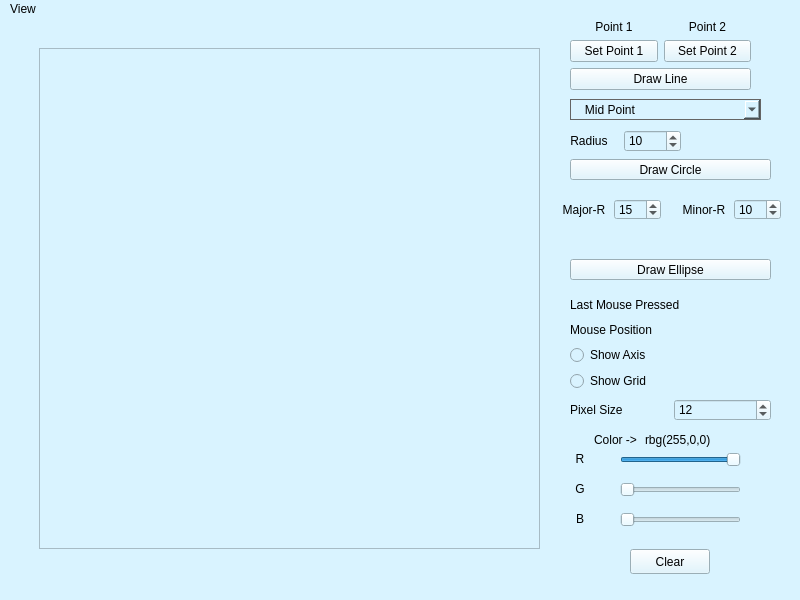
<?xml version="1.0" encoding="UTF-8"?>
<ui version="4.0">
 <class>MainWindow</class>
 <widget class="QMainWindow" name="MainWindow">
  <property name="geometry">
   <rect>
    <x>0</x>
    <y>0</y>
    <width>800</width>
    <height>600</height>
   </rect>
  </property>
  <property name="windowTitle">
   <string>MainWindow</string>
  </property>
  <property name="styleSheet">
   <string notr="true">background-color: rgb(217, 243, 255);</string>
  </property>
  <widget class="QWidget" name="centralwidget">
   <widget class="frame_widget" name="frame">
    <property name="geometry">
     <rect>
      <x>39</x>
      <y>29</y>
      <width>501</width>
      <height>501</height>
     </rect>
    </property>
    <property name="frameShape">
     <enum>QFrame::StyledPanel</enum>
    </property>
    <property name="frameShadow">
     <enum>QFrame::Raised</enum>
    </property>
   </widget>
   <widget class="QWidget" name="layoutWidget">
    <property name="geometry">
     <rect>
      <x>570</x>
      <y>300</y>
      <width>201</width>
      <height>21</height>
     </rect>
    </property>
    <layout class="QHBoxLayout" name="horizontalLayout_2">
     <item>
      <widget class="QLabel" name="label_6">
       <property name="text">
        <string>Mouse Position</string>
       </property>
      </widget>
     </item>
     <item>
      <widget class="QLabel" name="coord">
       <property name="text">
        <string/>
       </property>
      </widget>
     </item>
    </layout>
   </widget>
   <widget class="QWidget" name="layoutWidget">
    <property name="geometry">
     <rect>
      <x>570</x>
      <y>324</y>
      <width>201</width>
      <height>81</height>
     </rect>
    </property>
    <layout class="QVBoxLayout" name="verticalLayout_2">
     <item>
      <layout class="QVBoxLayout" name="verticalLayout">
       <item>
        <widget class="QRadioButton" name="radioButton">
         <property name="text">
          <string>Show Axis</string>
         </property>
         <property name="autoExclusive">
          <bool>false</bool>
         </property>
        </widget>
       </item>
       <item>
        <widget class="QRadioButton" name="radioButton_2">
         <property name="text">
          <string>Show Grid</string>
         </property>
         <property name="autoExclusive">
          <bool>false</bool>
         </property>
        </widget>
       </item>
      </layout>
     </item>
     <item>
      <layout class="QHBoxLayout" name="horizontalLayout_3">
       <item>
        <widget class="QLabel" name="label">
         <property name="text">
          <string>Pixel Size</string>
         </property>
        </widget>
       </item>
       <item>
        <widget class="QSpinBox" name="spinBox">
         <property name="maximum">
          <number>150</number>
         </property>
         <property name="value">
          <number>12</number>
         </property>
        </widget>
       </item>
      </layout>
     </item>
    </layout>
   </widget>
   <widget class="QWidget" name="layoutWidget">
    <property name="geometry">
     <rect>
      <x>570</x>
      <y>0</y>
      <width>181</width>
      <height>71</height>
     </rect>
    </property>
    <layout class="QVBoxLayout" name="verticalLayout_6">
     <item>
      <layout class="QVBoxLayout" name="verticalLayout_5">
       <item>
        <layout class="QVBoxLayout" name="verticalLayout_3">
         <item>
          <layout class="QHBoxLayout" name="horizontalLayout_4">
           <item>
            <widget class="QLabel" name="label_1">
             <property name="text">
              <string>Point 1</string>
             </property>
             <property name="alignment">
              <set>Qt::AlignCenter</set>
             </property>
            </widget>
           </item>
           <item>
            <widget class="QLabel" name="label_2">
             <property name="autoFillBackground">
              <bool>false</bool>
             </property>
             <property name="styleSheet">
              <string notr="true">background colour: rgb(200, 103, 255)</string>
             </property>
             <property name="text">
              <string>Point 2</string>
             </property>
             <property name="alignment">
              <set>Qt::AlignCenter</set>
             </property>
            </widget>
           </item>
          </layout>
         </item>
        </layout>
       </item>
      </layout>
     </item>
     <item>
      <layout class="QHBoxLayout" name="horizontalLayout_5">
       <item>
        <widget class="QPushButton" name="pushButton_2">
         <property name="text">
          <string>Set Point 1</string>
         </property>
        </widget>
       </item>
       <item>
        <widget class="QPushButton" name="pushButton">
         <property name="text">
          <string>Set Point 2</string>
         </property>
        </widget>
       </item>
      </layout>
     </item>
     <item>
      <widget class="QPushButton" name="pushButton_3">
       <property name="text">
        <string>Draw Line</string>
       </property>
      </widget>
     </item>
    </layout>
   </widget>
   <widget class="QPushButton" name="pushButton_5">
    <property name="geometry">
     <rect>
      <x>630</x>
      <y>530</y>
      <width>80</width>
      <height>25</height>
     </rect>
    </property>
    <property name="text">
     <string>Clear</string>
    </property>
   </widget>
   <widget class="QWidget" name="horizontalLayoutWidget">
    <property name="geometry">
     <rect>
      <x>570</x>
      <y>275</y>
      <width>201</width>
      <height>21</height>
     </rect>
    </property>
    <layout class="QHBoxLayout" name="horizontalLayout_6">
     <item>
      <widget class="QLabel" name="label_5">
       <property name="text">
        <string>Last Mouse Pressed</string>
       </property>
      </widget>
     </item>
     <item>
      <widget class="QLabel" name="press">
       <property name="text">
        <string/>
       </property>
      </widget>
     </item>
    </layout>
   </widget>
   <widget class="QComboBox" name="comboBox">
    <property name="geometry">
     <rect>
      <x>570</x>
      <y>80</y>
      <width>191</width>
      <height>21</height>
     </rect>
    </property>
    <property name="sizePolicy">
     <sizepolicy hsizetype="Preferred" vsizetype="Fixed">
      <horstretch>0</horstretch>
      <verstretch>0</verstretch>
     </sizepolicy>
    </property>
    <property name="layoutDirection">
     <enum>Qt::LeftToRight</enum>
    </property>
    <property name="autoFillBackground">
     <bool>false</bool>
    </property>
    <property name="styleSheet">
     <string notr="true">border: 0.5px solid rgb(100, 100, 100)
</string>
    </property>
    <property name="insertPolicy">
     <enum>QComboBox::InsertAlphabetically</enum>
    </property>
    <property name="sizeAdjustPolicy">
     <enum>QComboBox::AdjustToContentsOnFirstShow</enum>
    </property>
    <item>
     <property name="text">
      <string>   Mid Point</string>
     </property>
    </item>
    <item>
     <property name="text">
      <string>   Bresenham's Midpoint</string>
     </property>
    </item>
    <item>
     <property name="text">
      <string>   Polar Coordinates</string>
     </property>
    </item>
   </widget>
   <widget class="QPushButton" name="pushButton_6">
    <property name="geometry">
     <rect>
      <x>570</x>
      <y>140</y>
      <width>201</width>
      <height>21</height>
     </rect>
    </property>
    <property name="text">
     <string>Draw Circle</string>
    </property>
   </widget>
   <widget class="QWidget" name="horizontalLayoutWidget_2">
    <property name="geometry">
     <rect>
      <x>560</x>
      <y>110</y>
      <width>121</width>
      <height>24</height>
     </rect>
    </property>
    <layout class="QHBoxLayout" name="horizontalLayout_8">
     <item>
      <widget class="QLabel" name="label_4">
       <property name="text">
        <string>Radius</string>
       </property>
       <property name="alignment">
        <set>Qt::AlignCenter</set>
       </property>
      </widget>
     </item>
     <item>
      <widget class="QSpinBox" name="radius">
       <property name="value">
        <number>10</number>
       </property>
      </widget>
     </item>
    </layout>
   </widget>
   <widget class="QWidget" name="horizontalLayoutWidget_3">
    <property name="geometry">
     <rect>
      <x>690</x>
      <y>110</y>
      <width>91</width>
      <height>20</height>
     </rect>
    </property>
    <layout class="QHBoxLayout" name="horizontalLayout_9">
     <item>
      <widget class="QLabel" name="center">
       <property name="text">
        <string/>
       </property>
       <property name="alignment">
        <set>Qt::AlignCenter</set>
       </property>
      </widget>
     </item>
    </layout>
   </widget>
   <widget class="QSlider" name="rSlider">
    <property name="geometry">
     <rect>
      <x>620</x>
      <y>430</y>
      <width>121</width>
      <height>21</height>
     </rect>
    </property>
    <property name="maximum">
     <number>255</number>
    </property>
    <property name="pageStep">
     <number>15</number>
    </property>
    <property name="value">
     <number>255</number>
    </property>
    <property name="orientation">
     <enum>Qt::Horizontal</enum>
    </property>
   </widget>
   <widget class="QLabel" name="R">
    <property name="geometry">
     <rect>
      <x>590</x>
      <y>410</y>
      <width>51</width>
      <height>21</height>
     </rect>
    </property>
    <property name="text">
     <string>Color -&gt;</string>
    </property>
    <property name="alignment">
     <set>Qt::AlignCenter</set>
    </property>
   </widget>
   <widget class="QSlider" name="gSlider">
    <property name="geometry">
     <rect>
      <x>620</x>
      <y>460</y>
      <width>121</width>
      <height>21</height>
     </rect>
    </property>
    <property name="maximum">
     <number>255</number>
    </property>
    <property name="pageStep">
     <number>15</number>
    </property>
    <property name="orientation">
     <enum>Qt::Horizontal</enum>
    </property>
   </widget>
   <widget class="QSlider" name="bSlider">
    <property name="geometry">
     <rect>
      <x>620</x>
      <y>490</y>
      <width>121</width>
      <height>21</height>
     </rect>
    </property>
    <property name="maximum">
     <number>255</number>
    </property>
    <property name="pageStep">
     <number>15</number>
    </property>
    <property name="orientation">
     <enum>Qt::Horizontal</enum>
    </property>
   </widget>
   <widget class="QLabel" name="label_3">
    <property name="geometry">
     <rect>
      <x>570</x>
      <y>430</y>
      <width>20</width>
      <height>20</height>
     </rect>
    </property>
    <property name="text">
     <string>R</string>
    </property>
    <property name="alignment">
     <set>Qt::AlignCenter</set>
    </property>
   </widget>
   <widget class="QLabel" name="label_7">
    <property name="geometry">
     <rect>
      <x>570</x>
      <y>460</y>
      <width>20</width>
      <height>20</height>
     </rect>
    </property>
    <property name="text">
     <string>G</string>
    </property>
    <property name="alignment">
     <set>Qt::AlignCenter</set>
    </property>
   </widget>
   <widget class="QLabel" name="label_8">
    <property name="geometry">
     <rect>
      <x>570</x>
      <y>490</y>
      <width>20</width>
      <height>20</height>
     </rect>
    </property>
    <property name="text">
     <string>B</string>
    </property>
    <property name="alignment">
     <set>Qt::AlignCenter</set>
    </property>
   </widget>
   <widget class="QLabel" name="color">
    <property name="geometry">
     <rect>
      <x>645</x>
      <y>410</y>
      <width>71</width>
      <height>21</height>
     </rect>
    </property>
    <property name="text">
     <string>rbg(255,0,0)</string>
    </property>
   </widget>
   <widget class="QWidget" name="horizontalLayoutWidget_4">
    <property name="geometry">
     <rect>
      <x>560</x>
      <y>180</y>
      <width>101</width>
      <height>21</height>
     </rect>
    </property>
    <layout class="QHBoxLayout" name="horizontalLayout">
     <item>
      <widget class="QLabel" name="label_9">
       <property name="text">
        <string>Major-R</string>
       </property>
       <property name="alignment">
        <set>Qt::AlignCenter</set>
       </property>
      </widget>
     </item>
     <item>
      <widget class="QSpinBox" name="major">
       <property name="value">
        <number>15</number>
       </property>
      </widget>
     </item>
    </layout>
   </widget>
   <widget class="QWidget" name="horizontalLayoutWidget_5">
    <property name="geometry">
     <rect>
      <x>680</x>
      <y>180</y>
      <width>101</width>
      <height>21</height>
     </rect>
    </property>
    <layout class="QHBoxLayout" name="horizontalLayout_7">
     <item>
      <widget class="QLabel" name="label_10">
       <property name="text">
        <string>Minor-R</string>
       </property>
       <property name="alignment">
        <set>Qt::AlignCenter</set>
       </property>
      </widget>
     </item>
     <item>
      <widget class="QSpinBox" name="minor">
       <property name="value">
        <number>10</number>
       </property>
      </widget>
     </item>
    </layout>
   </widget>
   <widget class="QWidget" name="horizontalLayoutWidget_6">
    <property name="geometry">
     <rect>
      <x>590</x>
      <y>210</y>
      <width>171</width>
      <height>21</height>
     </rect>
    </property>
    <layout class="QHBoxLayout" name="horizontalLayout_10">
     <item>
      <widget class="QLabel" name="center_2">
       <property name="text">
        <string/>
       </property>
       <property name="alignment">
        <set>Qt::AlignCenter</set>
       </property>
      </widget>
     </item>
    </layout>
   </widget>
   <widget class="QPushButton" name="pushButton_7">
    <property name="geometry">
     <rect>
      <x>570</x>
      <y>240</y>
      <width>201</width>
      <height>21</height>
     </rect>
    </property>
    <property name="text">
     <string>Draw Ellipse</string>
    </property>
   </widget>
  </widget>
  <widget class="QMenuBar" name="menubar">
   <property name="geometry">
    <rect>
     <x>0</x>
     <y>0</y>
     <width>800</width>
     <height>21</height>
    </rect>
   </property>
   <widget class="QMenu" name="menuCreate_New">
    <property name="styleSheet">
     <string notr="true"/>
    </property>
    <property name="title">
     <string>View</string>
    </property>
   </widget>
   <addaction name="menuCreate_New"/>
  </widget>
  <widget class="QStatusBar" name="statusbar"/>
 </widget>
 <customwidgets>
  <customwidget>
   <class>frame_widget</class>
   <extends>QFrame</extends>
   <header>frame_widget.h</header>
   <container>1</container>
  </customwidget>
 </customwidgets>
 <resources/>
 <connections/>
</ui>
